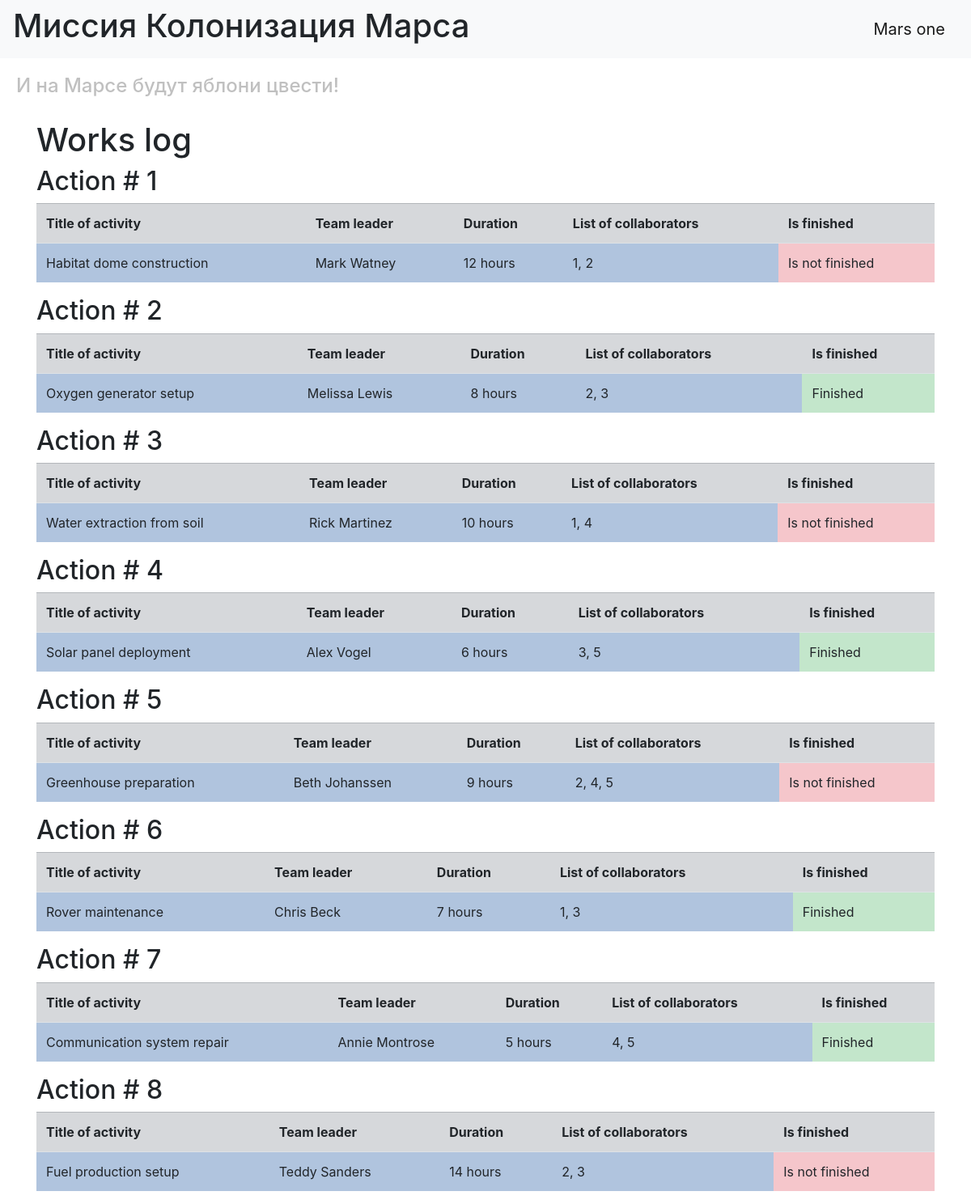
/index, run on the app's committed database.
### data/jobs.py (models this page shows, shortened)
class Jobs(SqlAlchemyBase):
    __tablename__ = 'jobs'
    id = sqlalchemy.Column(sqlalchemy.Integer, primary_key=True, autoincrement=True)
    team_leader = sqlalchemy.Column(sqlalchemy.Integer)
    job = sqlalchemy.Column(sqlalchemy.String)
    work_size = sqlalchemy.Column(sqlalchemy.Integer)
    collaborators = sqlalchemy.Column(sqlalchemy.String)
    start_date = sqlalchemy.Column(sqlalchemy.DateTime, default=datetime.datetime.now)
    end_date = sqlalchemy.Column(sqlalchemy.DateTime)
    is_finished = sqlalchemy.Column(sqlalchemy.Boolean)

### app.py (the view)
@app.route('/')
@app.route('/index')
def index():
    session = create_session()
    context = {'title': '', 'works_list': get_jobs(session)}
    return render_template('index.html', **context)

### data/db_session.py (called while the page is built)
def create_session() -> Session:
    global __factory
    return __factory()

### jobs_request.py (called while the page is built)
def get_jobs(session):
    res = []
    for work in session.query(Jobs).all():
        res.append(
            [work.id, work.job, work.team_leader, f'{work.work_size} hours', work.collaborators, work.is_finished])
    return res

### templates/index.html
{% extends "base.html" %}
{% block content %}
    <h1>Works log</h1>
    {% for work in works_list %}
        <h2>Action # {{ work[0] }}</h2>
        <table class="table table-striped ">
            <tr class="table-secondary">
                <th>Title of activity</th>
                <th>Team leader</th>
                <th>Duration</th>
                <th>List of collaborators</th>
                <th>Is finished</th>
            </tr>
            <tr style="background-color: LightSteelBlue">
                <td>{{ work[1]}}</td>
                <td>{{ work[2]}}</td>
                <td>{{ work[3]}}</td>
                <td>{{ work[4]}}</td>
                {% if work[5] == 0 %}
                <td class="table-danger"> Is not finished</td>
                {% else %}
                <td class="table-success">Finished</td>
                {% endif %}
            </tr>
        </table>
    {% endfor %}
{% endblock %}

### templates/base.html (shortened to what this page needs)
<!doctype html>
<html lang="en">
<head>
    <link rel="stylesheet"
          href="https://stackpath.bootstrapcdn.com/bootstrap/4.4.1/css/bootstrap.min.css"
>
    <link rel="stylesheet" type="text/css" href="{{url_for('static', filename='css/style.css')}}">
</head>
<body>
<header>
    <nav class="navbar navbar-light bg-light">
        <h1>Миссия Колонизация Марса</h1>
        <a class="navbar-brand" href="#">Mars one</a>
    </nav>
</header>
<h4>И на Марсе будут яблони цвести!</h4>
<main role="main" class="container">
    {% block content %}{% endblock %}
</main>
</body>
</html>

### static/css/style.css (style rules this page uses)
h4 { color: #C0C0C0; padding: 20px }

### data on the page
Jobs: id "1", job "Habitat dome construction", team_leader "Mark Watney", work_size "12 hours", collaborators "1, 2", shows "Is not finished"
Jobs: id "2", job "Oxygen generator setup", team_leader "Melissa Lewis", work_size "8 hours", collaborators "2, 3", shows "Finished"
Jobs: id "3", job "Water extraction from soil", team_leader "Rick Martinez", work_size "10 hours", collaborators "1, 4", shows "Is not finished"
Jobs: id "4", job "Solar panel deployment", team_leader "Alex Vogel", work_size "6 hours", collaborators "3, 5", shows "Finished"
Jobs: id "5", job "Greenhouse preparation", team_leader "Beth Johanssen", work_size "9 hours", collaborators "2, 4, 5", shows "Is not finished"
Jobs: id "6", job "Rover maintenance", team_leader "Chris Beck", work_size "7 hours", collaborators "1, 3", shows "Finished"
Jobs: id "7", job "Communication system repair", team_leader "Annie Montrose", work_size "5 hours", collaborators "4, 5", shows "Finished"
Jobs: id "8", job "Fuel production setup", team_leader "Teddy Sanders", work_size "14 hours", collaborators "2, 3", shows "Is not finished"
